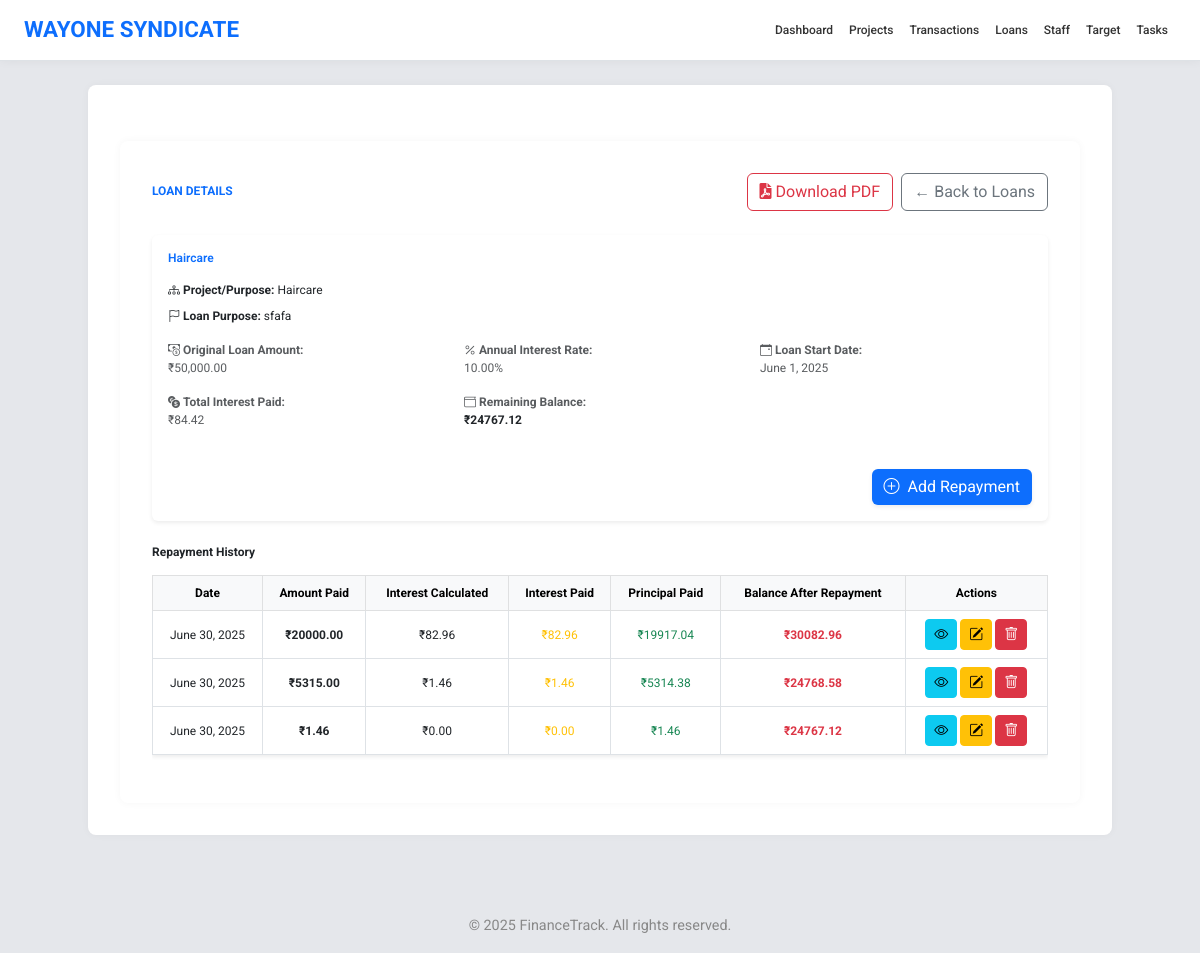
Page /loans/14/ on the committed database.
### app1/models.py (models this page shows, shortened)
class Loan(models.Model):
    project = models.ForeignKey(Project, on_delete=models.CASCADE)
    loan_id = models.CharField(max_length=50,unique=True)
    amount = models.DecimalField(max_digits=10, decimal_places=2)
    interest_rate = models.DecimalField(max_digits=5, decimal_places=2, help_text='annual Interest in %')
    loan_purpose = models.CharField(max_length=100)
    start_date = models.DateField()
    created_at = models.DateTimeField(auto_now_add=True)
    updated_at = models.DateTimeField(auto_now=True)
    class Meta:
        verbose_name = 'Loan'
        verbose_name_plural = 'Loans'
        ordering = ['-start_date']

class Project(models.Model):
    code = models.CharField(max_length=20)
    name = models.CharField(max_length=100)
    location = models.CharField(max_length=100)
    total_budget = models.DecimalField(max_digits=12, decimal_places=2)
    start_date = models.DateField()
    end_date = models.DateField()
    notes = models.TextField(blank=True, null=True)
    def __str__(self):
        return self.name

class Repayment(models.Model):
    loan = models.ForeignKey('Loan', on_delete=models.CASCADE, related_name='repayments')
    date = models.DateField()
    amount_paid = models.DecimalField(max_digits=10, decimal_places=2)
    interest_calculated = models.DecimalField(max_digits=10, decimal_places=2, default=Decimal('0.00'))
    interest_paid = models.DecimalField(max_digits=10, decimal_places=2)
    principal_paid = models.DecimalField(max_digits=10, decimal_places=2)
    balance_after_repayment = models.DecimalField(max_digits=10, decimal_places=2)
    photo_proof = models.ImageField(upload_to='repayment_proofs/', null=True, blank=True)

### app1/views.py (the view, shortened to what this page needs)
# urls.py: path('loans/<int:loan_id>/', views.loan_detail, name='loan_detail'),
def loan_detail(request, loan_id):
    loan = get_object_or_404(Loan, pk=loan_id)
    repayments = loan.repayments.all().order_by('date')
    repayment_form = RepaymentForm()
    repayments_data = []
    remaining_balance = loan.amount
    for repayment in repayments:
        remaining_balance -= repayment.principal_paid or Decimal('0.00')
        repayments_data.append({
            'repayment': repayment,
            'balance_after': remaining_balance
        })
    interest_paid = Decimal('0.00')
    principal_paid = Decimal('0.00')
    total_interest_paid = repayments.aggregate(total=Sum('interest_paid'))['total'] or Decimal('0.00')
    total_principal_paid = repayments.aggregate(total=Sum('principal_paid'))['total'] or Decimal('0.00')
    remaining_balance = loan.amount - total_principal_paid
    return render(request, 'loan_detail.html', {
        'loan': loan,
        'repayments': repayments_data,
        'repayment_form': repayment_form,
        'total_interest_paid': total_interest_paid,
        'total_principal_paid': total_principal_paid,
        'remaining_balance': remaining_balance,
        'interest_paid': interest_paid,
        'principal_paid': principal_paid,
    })

### templates/loan_detail.html (shortened to what this page needs)
{% extends 'base.html' %}
{% load humanize %}
{% block content %}
<div class="container mt-4 fade-in">
  <div class="d-flex justify-content-between align-items-center mb-4">
    <h1 class="fw-bold text-primary">LOAN DETAILS</h1>
    <div class="d-flex gap-2">
      <a href="{% url 'loan_pdf' loan.id %}" class="btn btn-outline-danger">
        <i class="fas fa-file-pdf"></i> Download PDF
      </a>
      <a href="{% url 'loan_list' %}" class="btn btn-outline-secondary">
        ← Back to Loans
      </a>
    </div>
  </div>
  <div class="card shadow-sm border-0 mb-4">
    <div class="card-body">
      <h5 class="text-primary fw-semibold mb-3">{{ loan.project.name }}</h5>
      <p class="mb-2"><i class="bi bi-diagram-3"></i> <strong>Project/Purpose:</strong> {{ loan.project }}</p>
      <p class="mb-3"><i class="bi bi-flag"></i> <strong>Loan Purpose:</strong> {{ loan.loan_purpose }}</p>
      <div class="row text-muted">
        <div class="col-md-4 mb-3">
          <i class="bi bi-cash-coin"></i> <strong>Original Loan Amount:</strong><br>
          ₹{{ loan.amount|intcomma }}
        </div>
        <div class="col-md-4 mb-3">
          <i class="bi bi-percent"></i> <strong>Annual Interest Rate:</strong><br>
          {{ loan.interest_rate }}%
        </div>
        <div class="col-md-4 mb-3">
          <i class="bi bi-calendar-event"></i> <strong>Loan Start Date:</strong><br>
          {{ loan.start_date }}
        </div>
        <div class="col-md-4 mb-3">
          <i class="bi bi-currency-exchange"></i> <strong>Total Interest Paid:</strong><br>
          ₹{{ total_interest_paid|floatformat:2 }}
        </div>
        <div class="col-md-4 mb-3">
          <i class="bi bi-wallet"></i> <strong>Remaining Balance:</strong><br>
          <strong class="text-dark">₹{{ remaining_balance|floatformat:2 }}</strong>
        </div>
      </div>
      <div class="text-end mt-4">
        <button class="btn btn-primary shadow-sm" data-bs-toggle="modal" data-bs-target="#addRepaymentModal">
          <i class="bi bi-plus-circle me-1"></i> Add Repayment
        </button>
      </div>
    </div>
  </div>
  <div class="fade-in">
    <h5 class="fw-bold mb-3">Repayment History</h5>
    <div class="table-responsive">
      <table class="table table-bordered table-hover align-middle bg-white shadow-sm">
        <thead class="table-light">
          <tr class="text-center">
            <th>Date</th>
            <th>Amount Paid</th>
            <th>Interest Calculated</th>
            <th>Interest Paid</th>
            <th>Principal Paid</th>
            <th>Balance After Repayment</th>
            <th>Actions</th>
          </tr>
        </thead>
        <tbody>
          {% for row in repayments %}
          <tr class="text-center">
            <td>{{ row.repayment.date }}</td>
            <td><strong>₹{{ row.repayment.amount_paid|floatformat:2 }}</strong></td>
            <td>₹{{ row.repayment.interest_calculated|floatformat:2 }}</td>
            <td class="text-warning">₹{{ row.repayment.interest_paid|floatformat:2 }}</td>
            <td class="text-success">₹{{ row.repayment.principal_paid|floatformat:2 }}</td>
            <td class="text-danger fw-bold">₹{{ row.balance_after|floatformat:2 }}</td>
            <td class="text-center">
  <button class="btn btn-sm btn-info view-btn" data-id="{{ row.repayment.id }}"><i class="bi bi-eye"></i></button>
  <button class="btn btn-sm btn-warning edit-btn" data-id="{{ row.repayment.id }}"><i class="bi bi-pencil-square"></i></button>
  <button class="btn btn-sm btn-danger delete-btn" data-id="{{ row.repayment.id }}"><i class="bi bi-trash"></i></button>
</td>
          </tr>
          {% empty %}
          <tr>
            <td colspan="6" class="text-center text-muted">No repayments made yet.</td>
          </tr>
          {% endfor %}
        </tbody>
      </table>
    </div>
  </div>
</div>
{% endblock %}

### templates/base.html (style rules this page uses)
body { background-color: #f9fafb; font-family: 'Segoe UI', sans-serif; }
.container { background: white; padding: 2rem; border-radius: 0.5rem; box-shadow: 0 0 8px rgba(0,0,0,0.04); }
.btn-primary { background-color: #0d6efd; border: none; }

### templates/loan_detail.html (style rules this page uses)
body { background-color: #e5e7eb; font-family: 'Roboto', sans-serif; font-size: 12px; }
.fade-in { animation: fadeIn 0.6s ease-in-out; }

### rows in the picture
Loan: project.name "Haircare", project "Haircare", loan_purpose "sfafa", amount "50,000.00", interest_rate "10.00", start_date "June 1, 2025"
Repayment: repayment "June 30, 2025", repayment.amount_paid "20000.00", repayment.interest_calculated "82.96", repayment.interest_paid "82.96", repayment.principal_paid "19917.04", balance_after "30082.96"
Repayment: repayment "June 30, 2025", repayment.amount_paid "5315.00", repayment.interest_calculated "1.46", repayment.interest_paid "1.46", repayment.principal_paid "5314.38", balance_after "24768.58"
Repayment: repayment "June 30, 2025", repayment.amount_paid "1.46", repayment.interest_calculated "0.00", repayment.interest_paid "0.00", repayment.principal_paid "1.46", balance_after "24767.12"

### other values in the picture
{{ total_interest_paid|floatformat:2 }} "84.42"
{{ remaining_balance|floatformat:2 }} "24767.12"
{{ year|default:"2025" }} "2025"
